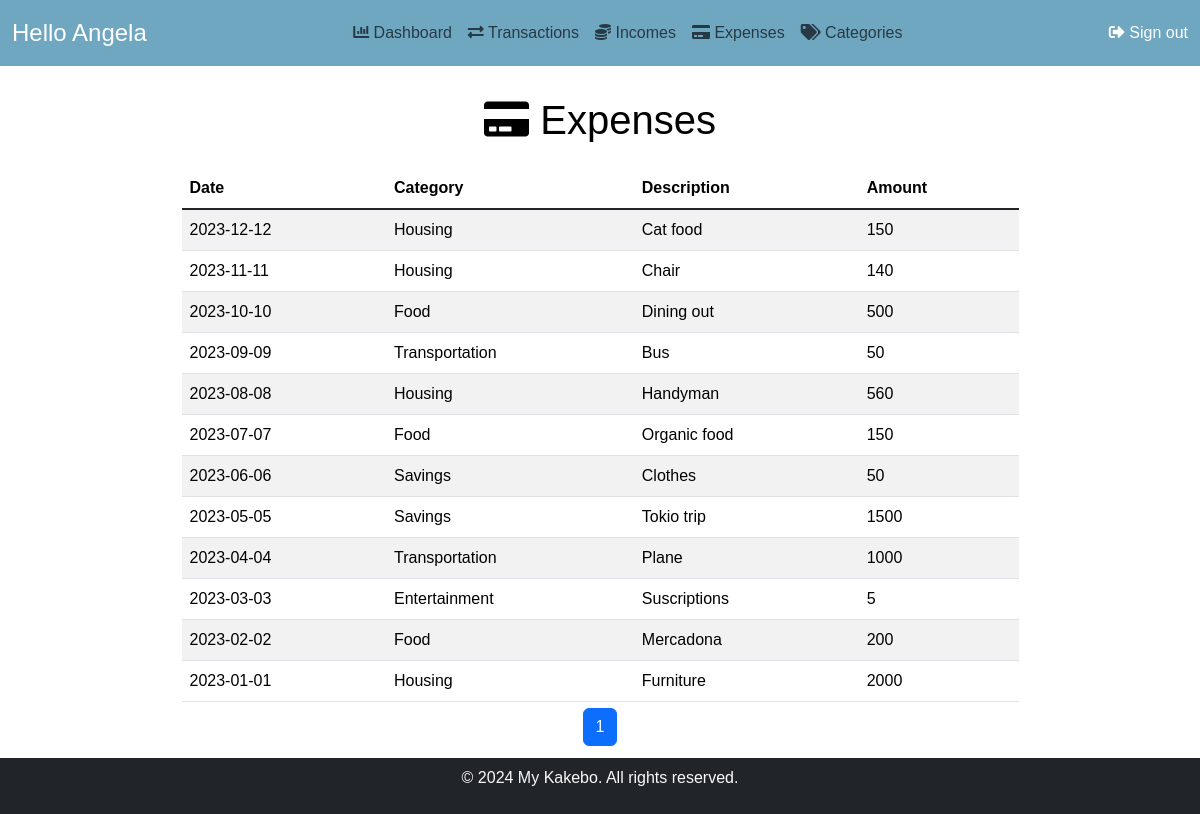
Page /visuals/expenses.php (signed in) on the committed database.
### tables this page shows
CREATE TABLE IF NOT EXISTS transactions (
	id_transaction INT NOT NULL AUTO_INCREMENT,
    type ENUM("Expense", "Income") NOT NULL,
    id_category INT NOT NULL,
	amount INT NOT NULL,
    date date NOT NULL,
    description VARCHAR(45), 
    id_user INT NOT NULL,
	PRIMARY KEY (id_transaction),
    CONSTRAINT fk_transactions_categories
		FOREIGN KEY (id_category)
		REFERENCES categories (id_category)
		ON DELETE CASCADE
		ON UPDATE CASCADE,
	CONSTRAINT fk_transactions_users
		FOREIGN KEY (id_user)
		REFERENCES users (id_user)
		ON DELETE CASCADE
		ON UPDATE CASCADE
);

CREATE TABLE IF NOT EXISTS categories (
	id_category INT NOT NULL AUTO_INCREMENT,
	name VARCHAR(45) NOT NULL,
    type ENUM("Expense", "Income") NOT NULL,
    global BOOLEAN NOT NULL DEFAULT false,
    id_user INT,
	PRIMARY KEY (id_category),
    FOREIGN KEY (id_user) REFERENCES users(id_user) ON DELETE CASCADE ON UPDATE CASCADE
);

### functionality/expense_transactions.php (called while the page is built, shortened)
<?php
function obtainExpenses($id_user, $pdo)
{
    try {
        $sql_select_expenses = "
        SELECT
            c.name as category_name,
            t.amount,
            t.date,
            t.description
        FROM
            tracker.transactions t
        JOIN
            tracker.categories c ON t.id_category = c.id_category
        WHERE
            t.id_user = :id_user AND t.type = 'Expense'
        ORDER BY
            date DESC
        ";
        $stmt_select_expenses = $pdo->prepare($sql_select_expenses);
        $stmt_select_expenses->bindParam(':id_user', $id_user);
        $expenses = [];
        if ($stmt_select_expenses->execute()) {
            $expenses = $stmt_select_expenses->fetchAll(PDO::FETCH_ASSOC);
        }
        return $expenses;
    } catch (PDOException $e) {
        echo 'Error in the database when searching for the expenses: ' . $e->getMessage();
        return [];
    }
}
?>

### visuals/expenses.php (the view, shortened to what this page needs)
<?php
require_once('../functionality/expense_transactions.php');
?>
<!DOCTYPE html>
<html lang="en">
<head>
    <link rel="stylesheet" href="../style/style.css">
    <link rel="stylesheet" href="../node_modules/bootstrap/dist/css/bootstrap.css">
    <link rel="stylesheet" href="https://cdnjs.cloudflare.com/ajax/libs/font-awesome/5.15.4/css/all.min.css">
</head>
<body class="min-vh-100">
    <nav class="navbar navbar-expand-lg navbar-light justify-content-between fixed-top topMenu">
        <div class="container-fluid d-flex justify-content-between align-items-center navigator">
            <div class="d-flex align-items-center ">
                <h4 class="mb-0 mr-3">Hello
                    <?php echo $_SESSION['user']; ?>
                </h4>
            </div>
            <div class="collapse navbar-collapse justify-content-center" id="navbarNavDropdown">
                <ul class="navbar-nav text-center">
                    <li class="nav-item">
                        <a class="nav-link" href="./dashboard.php"><i class="fas fa-chart-bar"></i> Dashboard</a>
                    </li>
                    <li class="nav-item">
                        <a class="nav-link" href="./transactions.php"><i class="fas fa-exchange-alt"></i>
                            Transactions</a>
                    </li>
                    <li class="nav-item">
                        <a class="nav-link" href="./incomes.php"><i class="fas fa-coins"></i> Incomes</a>
                    </li>
                    <li class="nav-item">
                        <a class="nav-link" href="./expenses.php"><i class="fas fa-credit-card"></i> Expenses</a>
                    </li>
                    <li class="nav-item">
                        <a class="nav-link" href="./categories.php"><i class="fas fa-tags"></i> Categories</a>
                    </li>
                </ul>
            </div>
            <a class="nav-link " href="../functionality/logout.php"><i class="fas fa-sign-out-alt"></i> Sign out</a>
        </div>
    </nav>
    <div class="content-wrapper pt-5 justify-content-between min-vh-100 container">
        <br>
        <h1 class="text-center mt-4 mb-4 tittle"><i class="fas fa-credit-card"></i> Expenses</h1>
        <div class="table-container conTable">
            <div class="table-responsive mb-5 pb-5">
                <table class="table table-striped">
                    <thead class="thead-dark">
                        <tr>
                            <th>Date</th>
                            <th>Category</th>
                            <th>Description</th>
                            <th>Amount</th>
                        </tr>
                    </thead>
                    <tbody class="table-group-divider">
                        <?php
                        $transactions = obtainExpenses($id_user, $pdo);
                        $rowsPerPage = 15;
                        $currentPage = isset($_GET['page']) ? $_GET['page'] : 1;
                        $startIndex = ($currentPage - 1) * $rowsPerPage;
                        $transactionsForPage = array_slice($transactions, $startIndex, $rowsPerPage);
                        foreach ($transactionsForPage as $transaction) { ?>
                            <tr>
                                <td>
                                    <?= $transaction['date'] ?>
                                </td>
                                <td>
                                    <?= $transaction['category_name'] ?>
                                </td>
                                <td>
                                    <?= $transaction['description'] ?>
                                </td>
                                <td>
                                    <?= $transaction['amount'] ?>
                                </td>
                            </tr>
                        <?php } ?>
                    </tbody>
                </table>
            </div>
            <nav aria-label="Page navigation mt-20" class="fixed-bottom pb-5 mb-1 pages">
                <ul class="pagination justify-content-center">
                    <?php
                    $totalPages = ceil(count($transactions) / $rowsPerPage);
                    for ($i = 1; $i <= $totalPages; $i++) {
                        echo '<li class="page-item ' . ($currentPage == $i ? 'active' : '') . '"><a class="page-link" href="?page=' . $i . '">' . $i . '</a></li>';
                    }
                    ?>
                </ul>
            </nav>
        </div>
    </div>
    <footer class="bg-dark text-light text-center py-2  fixed-bottom">
        <div class="container">
            <p>&copy; 2024 My Kakebo. All rights reserved.</p>
        </div>
    </footer>
</body>
</html>

### style/style.css (style rules this page uses)
* { padding: 0; margin: 0; font-family: Arial, Helvetica, sans-serif; }
body { background-image: url(./images/abstract.png); background-size: cover; background-repeat: no-repeat; }
.topMenu { background-color: #6FA6C0; }
.navigator { width: 90%; padding: 5px; color: white; }
.container { display: flex; flex-direction: column; align-items: center; height: 100%; }
.tittle { color: black; }
.conTable { width: 75%; flex-grow: 1; }
.pages { background: transparent; }

### rows in the picture
transactions: date "2023-12-12", id_category.name "Housing", description "Cat food", amount "150"
transactions: date "2023-11-11", id_category.name "Housing", description "Chair", amount "140"
transactions: date "2023-10-10", id_category.name "Food", description "Dining out", amount "500"
transactions: date "2023-09-09", id_category.name "Transportation", description "Bus", amount "50"
transactions: date "2023-08-08", id_category.name "Housing", description "Handyman", amount "560"
transactions: date "2023-07-07", id_category.name "Food", description "Organic food", amount "150"
transactions: date "2023-06-06", id_category.name "Savings", description "Clothes", amount "50"
transactions: date "2023-05-05", id_category.name "Savings", description "Tokio trip", amount "1500"
transactions: date "2023-04-04", id_category.name "Transportation", description "Plane", amount "1000"
transactions: date "2023-03-03", id_category.name "Entertainment", description "Suscriptions", amount "5"
transactions: date "2023-02-02", id_category.name "Food", description "Mercadona", amount "200"
transactions: date "2023-01-01", id_category.name "Housing", description "Furniture", amount "2000"

### other values in the picture
$_SESSION['user'] "Angela"
